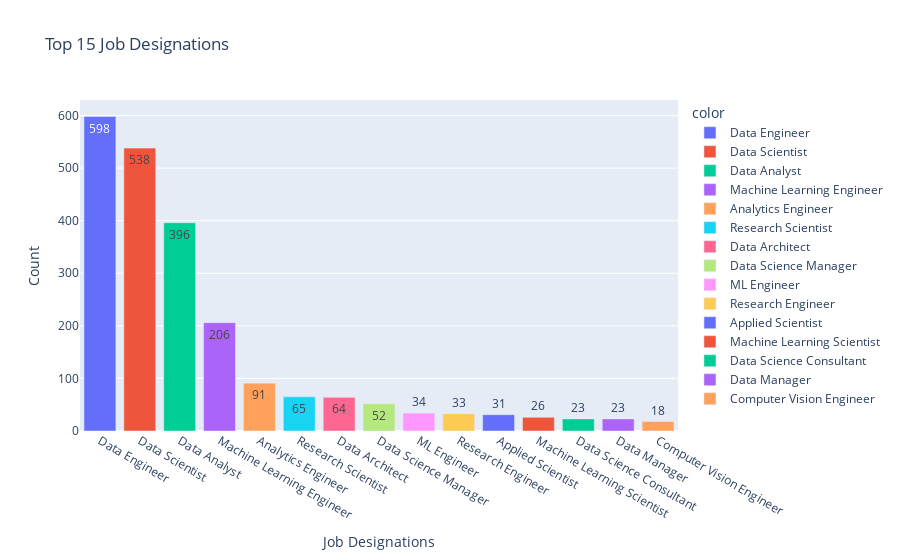

Notebook cell for this chart:
### Markdown cell above
👉 Trường dữ liệu: *job_tilte*\
👉 Biểu đồ: cột. Giải thích: biểu đồ cột thường được sử dụng để so sánh các giá trị số liệu với nhau nên nó thích hợp với việc so sánh số lượng của từng công việc.\
👉 Màu sắc: mỗi công việc khác nhau sẽ được biểu diễn bằng màu sắc khác khau. Mục đích: phân biệt các cột trên biểu đồ, giúp người nhìn dễ dàng phân biệt được các công việc khác nhau một cách nhanh chóng.

### Code cell
top15_job_titles = salaries_df['job_title'].value_counts()[:15]
fig = px.bar(y = top15_job_titles.values, x = top15_job_titles.index, 
            text = top15_job_titles.values, title = 'Top 15 Job Designations',color=top15_job_titles.index)
fig.update_layout(xaxis_title = "Job Designations", yaxis_title = "Count")
fig.show()

### Figure 1 — Plotly figure (JSON) as saved in the notebook; plotly's stock layout.template omitted (floating-point values rounded to 4 significant figures)
{"data": [{"alignmentgroup": "True", "hovertemplate": "color=Data Engineer<br>x=%{x}<br>y=%{y}<br>text=%{text}<extra></extra>", "legendgroup": "Data Engineer", "marker": {"color": "#636efa", "pattern": {"shape": ""}}, "name": "Data Engineer", "offsetgroup": "Data Engineer", "orientation": "v", "showlegend": true, "text": [598], "textposition": "auto", "type": "bar", "x": ["Data Engineer"], "xaxis": "x", "y": [598], "yaxis": "y"}, {"alignmentgroup": "True", "hovertemplate": "color=Data Scientist<br>x=%{x}<br>y=%{y}<br>text=%{text}<extra></extra>", "legendgroup": "Data Scientist", "marker": {"color": "#EF553B", "pattern": {"shape": ""}}, "name": "Data Scientist", "offsetgroup": "Data Scientist", "orientation": "v", "showlegend": true, "text": [538], "textposition": "auto", "type": "bar", "x": ["Data Scientist"], "xaxis": "x", "y": [538], "yaxis": "y"}, {"alignmentgroup": "True", "hovertemplate": "color=Data Analyst<br>x=%{x}<br>y=%{y}<br>text=%{text}<extra></extra>", "legendgroup": "Data Analyst", "marker": {"color": "#00cc96", "pattern": {"shape": ""}}, "name": "Data Analyst", "offsetgroup": "Data Analyst", "orientation": "v", "showlegend": true, "text": [396], "textposition": "auto", "type": "bar", "x": ["Data Analyst"], "xaxis": "x", "y": [396], "yaxis": "y"}, {"alignmentgroup": "True", "hovertemplate": "color=Machine Learning Engineer<br>x=%{x}<br>y=%{y}<br>text=%{text}<extra></extra>", "legendgroup": "Machine Learning Engineer", "marker": {"color": "#ab63fa", "pattern": {"shape": ""}}, "name": "Machine Learning Engineer", "offsetgroup": "Machine Learning Engineer", "orientation": "v", "showlegend": true, "text": [206], "textposition": "auto", "type": "bar", "x": ["Machine Learning Engineer"], "xaxis": "x", "y": [206], "yaxis": "y"}, {"alignmentgroup": "True", "hovertemplate": "color=Analytics Engineer<br>x=%{x}<br>y=%{y}<br>text=%{text}<extra></extra>", "legendgroup": "Analytics Engineer", "marker": {"color": "#FFA15A", "pattern": {"shape": ""}}, "name": "Analytics Engineer", "offsetgroup": "Analytics Engineer", "orientation": "v", "showlegend": true, "text": [91], "textposition": "auto", "type": "bar", "x": ["Analytics Engineer"], "xaxis": "x", "y": [91], "yaxis": "y"}, {"alignmentgroup": "True", "hovertemplate": "color=Research Scientist<br>x=%{x}<br>y=%{y}<br>text=%{text}<extra></extra>", "legendgroup": "Research Scientist", "marker": {"color": "#19d3f3", "pattern": {"shape": ""}}, "name": "Research Scientist", "offsetgroup": "Research Scientist", "orientation": "v", "showlegend": true, "text": [65], "textposition": "auto", "type": "bar", "x": ["Research Scientist"], "xaxis": "x", "y": [65], "yaxis": "y"}, {"alignmentgroup": "True", "hovertemplate": "color=Data Architect<br>x=%{x}<br>y=%{y}<br>text=%{text}<extra></extra>", "legendgroup": "Data Architect", "marker": {"color": "#FF6692", "pattern": {"shape": ""}}, "name": "Data Architect", "offsetgroup": "Data Architect", "orientation": "v", "showlegend": true, "text": [64], "textposition": "auto", "type": "bar", "x": ["Data Architect"], "xaxis": "x", "y": [64], "yaxis": "y"}, {"alignmentgroup": "True", "hovertemplate": "color=Data Science Manager<br>x=%{x}<br>y=%{y}<br>text=%{text}<extra></extra>", "legendgroup": "Data Science Manager", "marker": {"color": "#B6E880", "pattern": {"shape": ""}}, "name": "Data Science Manager", "offsetgroup": "Data Science Manager", "orientation": "v", "showlegend": true, "text": [52], "textposition": "auto", "type": "bar", "x": ["Data Science Manager"], "xaxis": "x", "y": [52], "yaxis": "y"}, {"alignmentgroup": "True", "hovertemplate": "color=ML Engineer<br>x=%{x}<br>y=%{y}<br>text=%{text}<extra></extra>", "legendgroup": "ML Engineer", "marker": {"color": "#FF97FF", "pattern": {"shape": ""}}, "name": "ML Engineer", "offsetgroup": "ML Engineer", "orientation": "v", "showlegend": true, "text": [34], "textposition": "auto", "type": "bar", "x": ["ML Engineer"], "xaxis": "x", "y": [34], "yaxis": "y"}, {"alignmentgroup": "True", "hovertemplate": "color=Research Engineer<br>x=%{x}<br>y=%{y}<br>text=%{text}<extra></extra>", "legendgroup": "Research Engineer", "marker": {"color": "#FECB52", "pattern": {"shape": ""}}, "name": "Research Engineer", "offsetgroup": "Research Engineer", "orientation": "v", "showlegend": true, "text": [33], "textposition": "auto", "type": "bar", "x": ["Research Engineer"], "xaxis": "x", "y": [33], "yaxis": "y"}, {"alignmentgroup": "True", "hovertemplate": "color=Applied Scientist<br>x=%{x}<br>y=%{y}<br>text=%{text}<extra></extra>", "legendgroup": "Applied Scientist", "marker": {"color": "#636efa", "pattern": {"shape": ""}}, "name": "Applied Scientist", "offsetgroup": "Applied Scientist", "orientation": "v", "showlegend": true, "text": [31], "textposition": "auto", "type": "bar", "x": ["Applied Scientist"], "xaxis": "x", "y": [31], "yaxis": "y"}, {"alignmentgroup": "True", "hovertemplate": "color=Machine Learning Scientist<br>x=%{x}<br>y=%{y}<br>text=%{text}<extra></extra>", "legendgroup": "Machine Learning Scientist", "marker": {"color": "#EF553B", "pattern": {"shape": ""}}, "name": "Machine Learning Scientist", "offsetgroup": "Machine Learning Scientist", "orientation": "v", "showlegend": true, "text": [26], "textposition": "auto", "type": "bar", "x": ["Machine Learning Scientist"], "xaxis": "x", "y": [26], "yaxis": "y"}, {"alignmentgroup": "True", "hovertemplate": "color=Data Science Consultant<br>x=%{x}<br>y=%{y}<br>text=%{text}<extra></extra>", "legendgroup": "Data Science Consultant", "marker": {"color": "#00cc96", "pattern": {"shape": ""}}, "name": "Data Science Consultant", "offsetgroup": "Data Science Consultant", "orientation": "v", "showlegend": true, "text": [23], "textposition": "auto", "type": "bar", "x": ["Data Science Consultant"], "xaxis": "x", "y": [23], "yaxis": "y"}, {"alignmentgroup": "True", "hovertemplate": "color=Data Manager<br>x=%{x}<br>y=%{y}<br>text=%{text}<extra></extra>", "legendgroup": "Data Manager", "marker": {"color": "#ab63fa", "pattern": {"shape": ""}}, "name": "Data Manager", "offsetgroup": "Data Manager", "orientation": "v", "showlegend": true, "text": [23], "textposition": "auto", "type": "bar", "x": ["Data Manager"], "xaxis": "x", "y": [23], "yaxis": "y"}, {"alignmentgroup": "True", "hovertemplate": "color=Computer Vision Engineer<br>x=%{x}<br>y=%{y}<br>text=%{text}<extra></extra>", "legendgroup": "Computer Vision Engineer", "marker": {"color": "#FFA15A", "pattern": {"shape": ""}}, "name": "Computer Vision Engineer", "offsetgroup": "Computer Vision Engineer", "orientation": "v", "showlegend": true, "text": [18], "textposition": "auto", "type": "bar", "x": ["Computer Vision Engineer"], "xaxis": "x", "y": [18], "yaxis": "y"}], "layout": {"barmode": "relative", "legend": {"title": {"text": "color"}, "tracegroupgap": 0}, "title": {"text": "Top 15 Job Designations"}, "xaxis": {"anchor": "y", "domain": [0, 1], "title": {"text": "Job Designations"}}, "yaxis": {"anchor": "x", "domain": [0, 1], "title": {"text": "Count"}}}}
